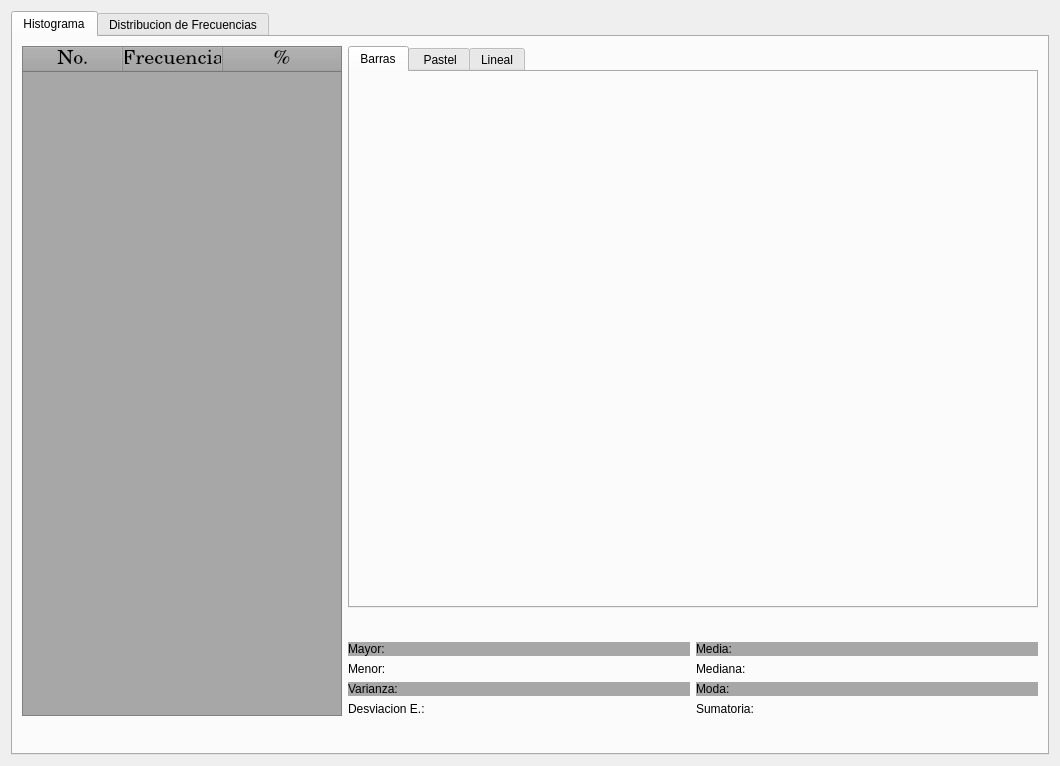
<?xml version="1.0" encoding="UTF-8"?>
<ui version="4.0">
 <class>pye</class>
 <widget class="QDialog" name="pye">
  <property name="geometry">
   <rect>
    <x>0</x>
    <y>0</y>
    <width>1060</width>
    <height>766</height>
   </rect>
  </property>
  <property name="windowTitle">
   <string>Dialog</string>
  </property>
  <property name="windowIcon">
   <iconset resource="iconos.qrc">
    <normaloff>:/new/prefix1/iconos/probabilidad.png</normaloff>:/new/prefix1/iconos/probabilidad.png</iconset>
  </property>
  <layout class="QGridLayout" name="gridLayout_3">
   <item row="0" column="0">
    <widget class="QTabWidget" name="ventanas">
     <property name="currentIndex">
      <number>0</number>
     </property>
     <widget class="QWidget" name="hd">
      <attribute name="title">
       <string>Histograma</string>
      </attribute>
      <layout class="QGridLayout" name="gridLayout">
       <item row="0" column="0">
        <layout class="QVBoxLayout" name="verticalLayout_3">
         <item>
          <layout class="QHBoxLayout" name="horizontalLayout_8">
           <item>
            <widget class="QTableWidget" name="h">
             <property name="maximumSize">
              <size>
               <width>320</width>
               <height>16777215</height>
              </size>
             </property>
             <property name="font">
              <font>
               <family>C059</family>
               <pointsize>15</pointsize>
               <weight>50</weight>
               <italic>false</italic>
               <bold>false</bold>
              </font>
             </property>
             <property name="tabletTracking">
              <bool>false</bool>
             </property>
             <property name="acceptDrops">
              <bool>false</bool>
             </property>
             <property name="toolTip">
              <string/>
             </property>
             <property name="statusTip">
              <string/>
             </property>
             <property name="autoFillBackground">
              <bool>false</bool>
             </property>
             <property name="styleSheet">
              <string notr="true">background-color: rgb(167, 167, 167);</string>
             </property>
             <property name="inputMethodHints">
              <set>Qt::ImhNone</set>
             </property>
             <property name="frameShape">
              <enum>QFrame::StyledPanel</enum>
             </property>
             <property name="frameShadow">
              <enum>QFrame::Sunken</enum>
             </property>
             <property name="horizontalScrollBarPolicy">
              <enum>Qt::ScrollBarAlwaysOff</enum>
             </property>
             <property name="textElideMode">
              <enum>Qt::ElideNone</enum>
             </property>
             <property name="gridStyle">
              <enum>Qt::NoPen</enum>
             </property>
             <property name="rowCount">
              <number>1</number>
             </property>
             <property name="columnCount">
              <number>3</number>
             </property>
             <attribute name="horizontalHeaderStretchLastSection">
              <bool>true</bool>
             </attribute>
             <attribute name="verticalHeaderVisible">
              <bool>false</bool>
             </attribute>
             <attribute name="verticalHeaderStretchLastSection">
              <bool>false</bool>
             </attribute>
             <row>
              <property name="text">
               <string>1</string>
              </property>
             </row>
             <column>
              <property name="text">
               <string>No.</string>
              </property>
             </column>
             <column>
              <property name="text">
               <string>Frecuencia</string>
              </property>
             </column>
             <column>
              <property name="text">
               <string>%</string>
              </property>
             </column>
            </widget>
           </item>
           <item>
            <layout class="QVBoxLayout" name="verticalLayout_2">
             <item>
              <widget class="QTabWidget" name="tabWidget">
               <property name="currentIndex">
                <number>0</number>
               </property>
               <widget class="QWidget" name="barras">
                <attribute name="title">
                 <string>Barras</string>
                </attribute>
                <layout class="QGridLayout" name="gridLayout_2">
                 <item row="0" column="0">
                  <widget class="QFrame" name="baseBarras">
                   <layout class="QHBoxLayout" name="horizontalLayout_10"/>
                  </widget>
                 </item>
                </layout>
               </widget>
               <widget class="QWidget" name="pastel">
                <attribute name="title">
                 <string> Pastel</string>
                </attribute>
                <layout class="QGridLayout" name="gridLayout_4">
                 <item row="0" column="0">
                  <widget class="QFrame" name="basePastel">
                   <layout class="QHBoxLayout" name="horizontalLayout_7"/>
                  </widget>
                 </item>
                </layout>
               </widget>
               <widget class="QWidget" name="Lineal">
                <attribute name="title">
                 <string>Lineal</string>
                </attribute>
                <layout class="QGridLayout" name="gridLayout_5">
                 <item row="0" column="0">
                  <widget class="QFrame" name="baseLineal">
                   <layout class="QHBoxLayout" name="horizontalLayout_11"/>
                  </widget>
                 </item>
                </layout>
               </widget>
              </widget>
             </item>
             <item>
              <layout class="QHBoxLayout" name="horizontalLayout_9">
               <item>
                <spacer name="horizontalSpacer_2">
                 <property name="orientation">
                  <enum>Qt::Horizontal</enum>
                 </property>
                 <property name="sizeHint" stdset="0">
                  <size>
                   <width>40</width>
                   <height>20</height>
                  </size>
                 </property>
                </spacer>
               </item>
               <item>
                <layout class="QHBoxLayout" name="horizontalLayout_4">
                 <item>
                  <widget class="QPushButton" name="MenosZoom">
                   <property name="styleSheet">
                    <string notr="true"/>
                   </property>
                   <property name="text">
                    <string/>
                   </property>
                   <property name="icon">
                    <iconset resource="iconos.qrc">
                     <normaloff>:/new/prefix1/iconos/simbolo-menor-que.png</normaloff>:/new/prefix1/iconos/simbolo-menor-que.png</iconset>
                   </property>
                   <property name="flat">
                    <bool>true</bool>
                   </property>
                  </widget>
                 </item>
                 <item>
                  <widget class="QPushButton" name="ZoomOriginal">
                   <property name="text">
                    <string/>
                   </property>
                   <property name="icon">
                    <iconset resource="iconos.qrc">
                     <normaloff>:/new/prefix1/iconos/marcador-de-posicion.png</normaloff>:/new/prefix1/iconos/marcador-de-posicion.png</iconset>
                   </property>
                   <property name="iconSize">
                    <size>
                     <width>30</width>
                     <height>20</height>
                    </size>
                   </property>
                   <property name="flat">
                    <bool>true</bool>
                   </property>
                  </widget>
                 </item>
                 <item>
                  <widget class="QPushButton" name="MasZoom">
                   <property name="text">
                    <string/>
                   </property>
                   <property name="icon">
                    <iconset resource="iconos.qrc">
                     <normaloff>:/new/prefix1/iconos/mayor-que-el-simbolo.png</normaloff>:/new/prefix1/iconos/mayor-que-el-simbolo.png</iconset>
                   </property>
                   <property name="flat">
                    <bool>true</bool>
                   </property>
                  </widget>
                 </item>
                </layout>
               </item>
               <item>
                <spacer name="horizontalSpacer_3">
                 <property name="orientation">
                  <enum>Qt::Horizontal</enum>
                 </property>
                 <property name="sizeHint" stdset="0">
                  <size>
                   <width>40</width>
                   <height>20</height>
                  </size>
                 </property>
                </spacer>
               </item>
              </layout>
             </item>
             <item>
              <layout class="QHBoxLayout" name="horizontalLayout_6">
               <item>
                <widget class="QLabel" name="Mayor">
                 <property name="styleSheet">
                  <string notr="true">background-color: rgb(167, 167, 167);</string>
                 </property>
                 <property name="frameShadow">
                  <enum>QFrame::Plain</enum>
                 </property>
                 <property name="text">
                  <string>Mayor: </string>
                 </property>
                </widget>
               </item>
               <item>
                <widget class="QLabel" name="Media">
                 <property name="styleSheet">
                  <string notr="true">background-color: rgb(167, 167, 167);</string>
                 </property>
                 <property name="text">
                  <string>Media: </string>
                 </property>
                </widget>
               </item>
              </layout>
             </item>
             <item>
              <layout class="QHBoxLayout" name="horizontalLayout_5">
               <item>
                <widget class="QLabel" name="Menor">
                 <property name="text">
                  <string>Menor: </string>
                 </property>
                </widget>
               </item>
               <item>
                <widget class="QLabel" name="Mediana">
                 <property name="text">
                  <string>Mediana:</string>
                 </property>
                </widget>
               </item>
              </layout>
             </item>
             <item>
              <layout class="QHBoxLayout" name="horizontalLayout_2">
               <item>
                <widget class="QLabel" name="Varianza">
                 <property name="styleSheet">
                  <string notr="true">background-color: rgb(167, 167, 167);
</string>
                 </property>
                 <property name="text">
                  <string>Varianza: </string>
                 </property>
                </widget>
               </item>
               <item>
                <widget class="QLabel" name="Moda">
                 <property name="styleSheet">
                  <string notr="true">background-color: rgb(167, 167, 167);</string>
                 </property>
                 <property name="text">
                  <string>Moda: </string>
                 </property>
                </widget>
               </item>
              </layout>
             </item>
             <item>
              <layout class="QHBoxLayout" name="horizontalLayout">
               <item>
                <widget class="QLabel" name="DesviacionE">
                 <property name="text">
                  <string>Desviacion E.: </string>
                 </property>
                </widget>
               </item>
               <item>
                <widget class="QLabel" name="Sumatoria">
                 <property name="text">
                  <string>Sumatoria: </string>
                 </property>
                </widget>
               </item>
              </layout>
             </item>
            </layout>
           </item>
          </layout>
         </item>
         <item>
          <layout class="QHBoxLayout" name="horizontalLayout_3">
           <item>
            <widget class="QPushButton" name="guardar">
             <property name="text">
              <string/>
             </property>
             <property name="icon">
              <iconset resource="iconos.qrc">
               <normaloff>:/new/prefix1/iconos/excel.png</normaloff>:/new/prefix1/iconos/excel.png</iconset>
             </property>
             <property name="flat">
              <bool>true</bool>
             </property>
            </widget>
           </item>
           <item>
            <spacer name="horizontalSpacer">
             <property name="orientation">
              <enum>Qt::Horizontal</enum>
             </property>
             <property name="sizeHint" stdset="0">
              <size>
               <width>40</width>
               <height>20</height>
              </size>
             </property>
            </spacer>
           </item>
          </layout>
         </item>
        </layout>
       </item>
      </layout>
     </widget>
     <widget class="QWidget" name="ddf">
      <attribute name="title">
       <string>Distribucion de Frecuencias</string>
      </attribute>
      <layout class="QGridLayout" name="gridLayout_6">
       <item row="0" column="0">
        <widget class="QTableWidget" name="d">
         <property name="font">
          <font>
           <family>C059</family>
           <pointsize>15</pointsize>
           <weight>9</weight>
           <italic>false</italic>
           <bold>false</bold>
          </font>
         </property>
         <property name="styleSheet">
          <string notr="true">font: 75 15pt &quot;C059&quot;;
background-color: rgb(167, 167, 167);</string>
         </property>
         <property name="verticalScrollBarPolicy">
          <enum>Qt::ScrollBarAlwaysOff</enum>
         </property>
         <property name="editTriggers">
          <set>QAbstractItemView::NoEditTriggers</set>
         </property>
         <property name="alternatingRowColors">
          <bool>true</bool>
         </property>
         <property name="selectionMode">
          <enum>QAbstractItemView::NoSelection</enum>
         </property>
         <property name="selectionBehavior">
          <enum>QAbstractItemView::SelectRows</enum>
         </property>
         <property name="horizontalScrollMode">
          <enum>QAbstractItemView::ScrollPerPixel</enum>
         </property>
         <property name="gridStyle">
          <enum>Qt::NoPen</enum>
         </property>
         <property name="sortingEnabled">
          <bool>false</bool>
         </property>
         <property name="wordWrap">
          <bool>true</bool>
         </property>
         <property name="cornerButtonEnabled">
          <bool>true</bool>
         </property>
         <property name="rowCount">
          <number>3</number>
         </property>
         <property name="columnCount">
          <number>6</number>
         </property>
         <attribute name="horizontalHeaderCascadingSectionResizes">
          <bool>false</bool>
         </attribute>
         <attribute name="horizontalHeaderDefaultSectionSize">
          <number>100</number>
         </attribute>
         <attribute name="horizontalHeaderStretchLastSection">
          <bool>true</bool>
         </attribute>
         <attribute name="verticalHeaderVisible">
          <bool>false</bool>
         </attribute>
         <attribute name="verticalHeaderCascadingSectionResizes">
          <bool>false</bool>
         </attribute>
         <attribute name="verticalHeaderHighlightSections">
          <bool>true</bool>
         </attribute>
         <attribute name="verticalHeaderStretchLastSection">
          <bool>false</bool>
         </attribute>
         <row>
          <property name="text">
           <string>New Row</string>
          </property>
         </row>
         <row>
          <property name="text">
           <string>New Row</string>
          </property>
         </row>
         <row>
          <property name="text">
           <string>New Row</string>
          </property>
         </row>
         <column>
          <property name="text">
           <string>Clase</string>
          </property>
         </column>
         <column>
          <property name="text">
           <string>Limites</string>
          </property>
         </column>
         <column>
          <property name="text">
           <string>Frecuencia</string>
          </property>
         </column>
         <column>
          <property name="text">
           <string>F. Acomulada</string>
          </property>
         </column>
         <column>
          <property name="text">
           <string>F. Absoluta</string>
          </property>
         </column>
         <column>
          <property name="text">
           <string>Marca de Clase</string>
          </property>
         </column>
        </widget>
       </item>
      </layout>
     </widget>
    </widget>
   </item>
  </layout>
 </widget>
 <resources>
  <include location="iconos.qrc"/>
 </resources>
 <connections/>
</ui>
